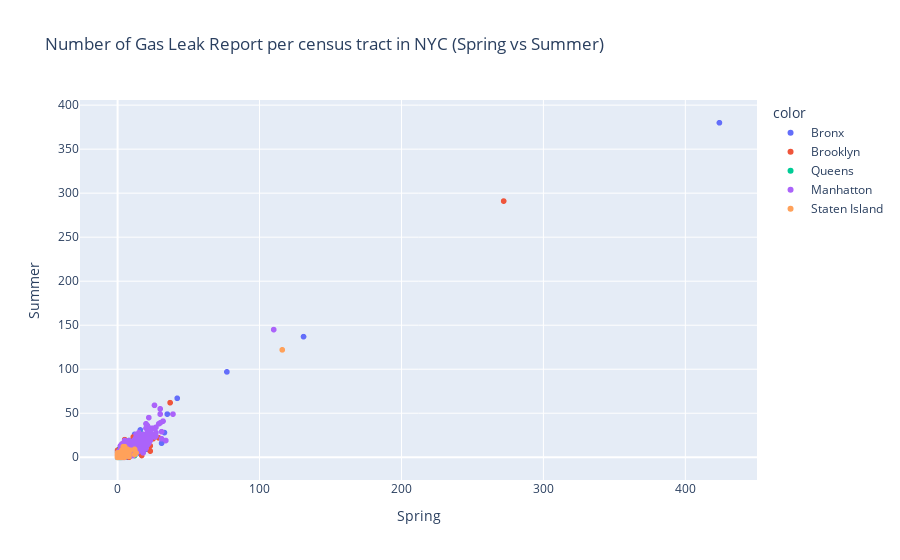

Write notebook code for a chart like this one.
### Code cell
Month_data = pd.read_csv('DataFiles/FDNY/Season2017_18.csv')

Month_data['borough'] = 0

#360050,360850,360470,360471,360610,360810
#  bronx,richmond,kings,new york,queen
for row in range(0,len(Month_data)):
    if int(Month_data.at[row,'Geoid']/100000) == 360050:
        Month_data.at[row,'borough'] = 0
    elif int(Month_data.at[row,'Geoid']/100000) == 360850:
        Month_data.at[row,'borough'] = 1
    elif int(Month_data.at[row,'Geoid']/100000) == 360470 or int(Month_data.at[row,'Geoid']/100000) == 360471:
        Month_data.at[row,'borough'] = 2
    elif int(Month_data.at[row,'Geoid']/100000) == 360610:
        Month_data.at[row,'borough'] = 3
    elif int(Month_data.at[row,'Geoid']/100000) == 360810:
        Month_data.at[row,'borough'] = 4

color = Month_data.borough.values
boro =  np.array(['Bronx','Staten Island', 'Brooklyn', 'Manhatton', 'Queens'])

px.scatter(Month_data, x="Spring", y="Summer", color = boro[color],hover_data=['Geoid'],title = 'Number of Gas Leak Report per census tract in NYC (Spring vs Summer)')

### Figure 1 — Plotly figure (JSON) as saved in the notebook; plotly's stock layout.template omitted (floating-point values rounded to 4 significant figures; data arrays with more than 128 entries replaced by an {"elided": "..."} marker saying what was removed)
{"data": [{"customdata": {"elided": "437x1 int values"}, "hoverlabel": {"namelength": 0}, "hovertemplate": "color=Bronx<br>Spring=%{x}<br>Summer=%{y}<br>Geoid=%{customdata[0]}", "legendgroup": "Bronx", "marker": {"color": "#636efa", "symbol": "circle"}, "mode": "markers", "name": "Bronx", "showlegend": true, "type": "scattergl", "x": {"elided": "437 int values"}, "xaxis": "x", "y": {"elided": "437 int values"}, "yaxis": "y"}, {"customdata": {"elided": "705x1 int values"}, "hoverlabel": {"namelength": 0}, "hovertemplate": "color=Brooklyn<br>Spring=%{x}<br>Summer=%{y}<br>Geoid=%{customdata[0]}", "legendgroup": "Brooklyn", "marker": {"color": "#EF553B", "symbol": "circle"}, "mode": "markers", "name": "Brooklyn", "showlegend": true, "type": "scattergl", "x": {"elided": "705 int values"}, "xaxis": "x", "y": {"elided": "705 int values"}, "yaxis": "y"}, {"customdata": {"elided": "514x1 int values"}, "hoverlabel": {"namelength": 0}, "hovertemplate": "color=Queens<br>Spring=%{x}<br>Summer=%{y}<br>Geoid=%{customdata[0]}", "legendgroup": "Queens", "marker": {"color": "#00cc96", "symbol": "circle"}, "mode": "markers", "name": "Queens", "showlegend": true, "type": "scattergl", "x": {"elided": "514 int values"}, "xaxis": "x", "y": {"elided": "514 int values"}, "yaxis": "y"}, {"customdata": {"elided": "276x1 int values"}, "hoverlabel": {"namelength": 0}, "hovertemplate": "color=Manhatton<br>Spring=%{x}<br>Summer=%{y}<br>Geoid=%{customdata[0]}", "legendgroup": "Manhatton", "marker": {"color": "#ab63fa", "symbol": "circle"}, "mode": "markers", "name": "Manhatton", "showlegend": true, "type": "scattergl", "x": {"elided": "276 int values"}, "xaxis": "x", "y": {"elided": "276 int values"}, "yaxis": "y"}, {"customdata": [[36085007000], [36085008100], [36085027702], [36085027900], [36085015601], [36085004000], [36085014608], [36085016901], [36085019800], [36085020803], [36085006700], [36085027705], [36085006400], [36085007700], [36085002900], [36085017700], [36085003900], [36085020700], [36085014606], [36085017300], [36085000700], [36085031901], [36085020801], [36085029102], [36085013302], [36085002100], [36085018100], [36085018902], [36085025100], [36085017007], [36085015603], [36085017005], [36085030301], [36085017008], [36085011201], [36085001100], [36085029104], [36085023100], [36085014604], [36085017600], [36085012500], [36085011401], [36085000900], [36085022600], [36085003600], [36085023900], [36085020100], [36085014607], [36085017010], [36085024401], [36085015100], [36085017009], [36085024700], [36085009602], [36085017011], [36085024800], [36085009700], [36085027301], [36085021300], [36085029103], [36085031902], [36085013800], [36085020804], [36085014700], [36085018901], [36085001700], [36085013203], [36085013400], [36085022800], [36085002700], [36085013201], [36085011402], [36085027704], [36085017012], [36085013204], [36085002002], [36085000800], [36085011202], [36085030302], [36085007500], [36085027706], [36085012804], [36085024402], [36085014605], [36085027302], [36085002001], [36085000600], [36085009601], [36085012806], [36085032300], [36085012200], [36085012805], [36085005900], [36085010500], [36085018702], [36085019700], [36085014100], [36085004700], [36085012100], [36085003300], [36085018701], [36085000300], [36085005000], [36085007400], [36085015602], [36085022300]], "hoverlabel": {"namelength": 0}, "hovertemplate": "color=Staten Island<br>Spring=%{x}<br>Summer=%{y}<br>Geoid=%{customdata[0]}", "legendgroup": "Staten Island", "marker": {"color": "#FFA15A", "symbol": "circle"}, "mode": "markers", "name": "Staten Island", "showlegend": true, "type": "scattergl", "x": [0, 13, 8, 116, 6, 9, 1, 5, 6, 5, 6, 2, 4, 5, 7, 5, 8, 4, 7, 12, 8, 12, 5, 1, 3, 5, 6, 6, 1, 0, 0, 1, 3, 6, 2, 2, 3, 6, 7, 1, 0, 3, 1, 8, 4, 0, 1, 2, 6, 1, 4, 3, 1, 5, 2, 0, 4, 2, 3, 2, 1, 4, 3, 0, 2, 0, 2, 0, 0, 1, 0, 1, 2, 2, 1, 2, 0, 4, 0, 3, 1, 0, 4, 0, 2, 0, 3, 1, 2, 2, 0, 0, 0, 2, 1, 0, 0, 0, 0, 1, 0, 0, 0, 0, 0, 0], "xaxis": "x", "y": [0, 5, 3, 122, 8, 8, 0, 0, 3, 7, 3, 4, 12, 3, 9, 1, 1, 3, 7, 3, 1, 9, 5, 3, 8, 12, 2, 3, 1, 1, 1, 0, 5, 5, 2, 2, 1, 6, 2, 1, 1, 0, 2, 5, 3, 3, 3, 2, 5, 5, 2, 3, 1, 2, 0, 4, 2, 4, 3, 3, 2, 10, 4, 0, 3, 2, 4, 1, 2, 1, 2, 1, 0, 2, 2, 0, 1, 4, 4, 1, 1, 0, 1, 5, 0, 3, 2, 2, 3, 2, 0, 0, 0, 1, 2, 1, 0, 1, 2, 1, 0, 0, 1, 1, 1, 0], "yaxis": "y"}], "layout": {"legend": {"title": {"text": "color"}, "tracegroupgap": 0}, "title": {"text": "Number of Gas Leak Report per census tract in NYC (Spring vs Summer)"}, "xaxis": {"anchor": "y", "domain": [0, 1], "title": {"text": "Spring"}}, "yaxis": {"anchor": "x", "domain": [0, 1], "title": {"text": "Summer"}}}}
